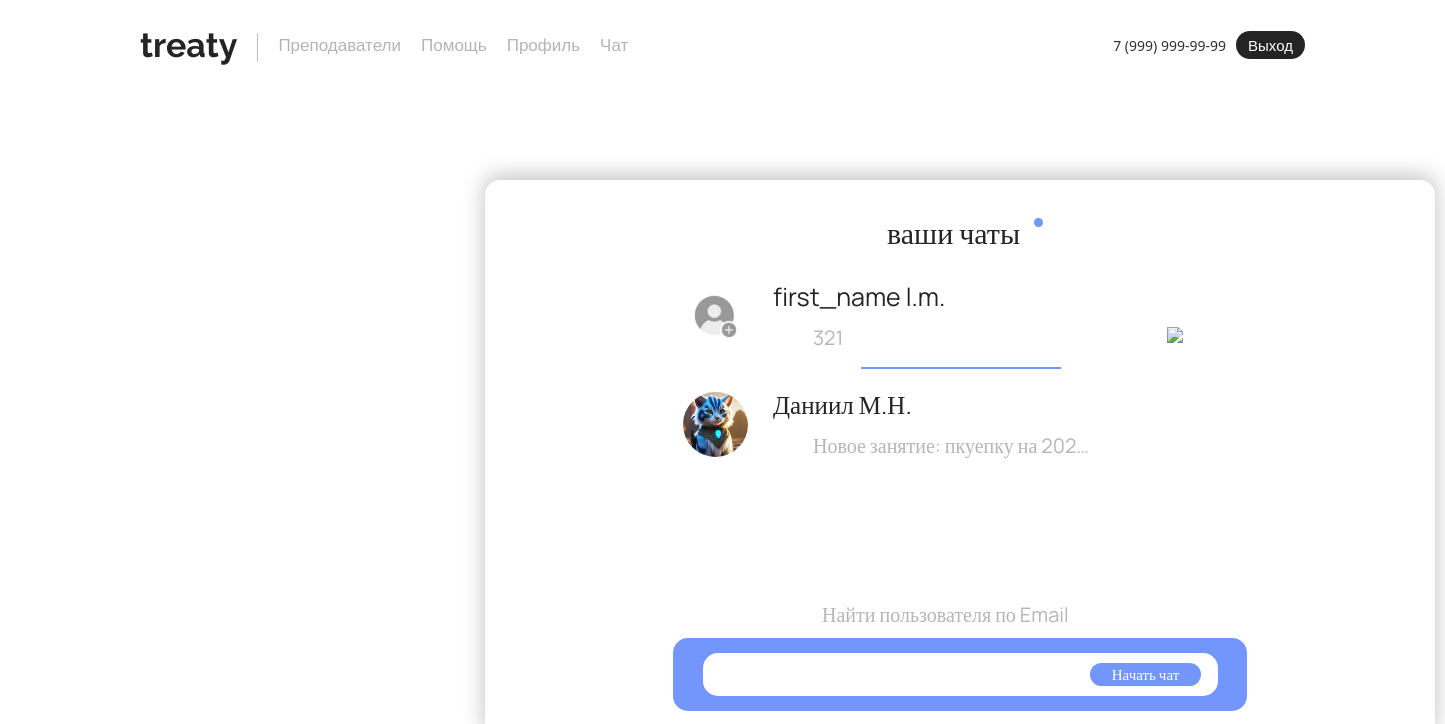
/chats/ (signed in), run on an earlier commit of the app's database.
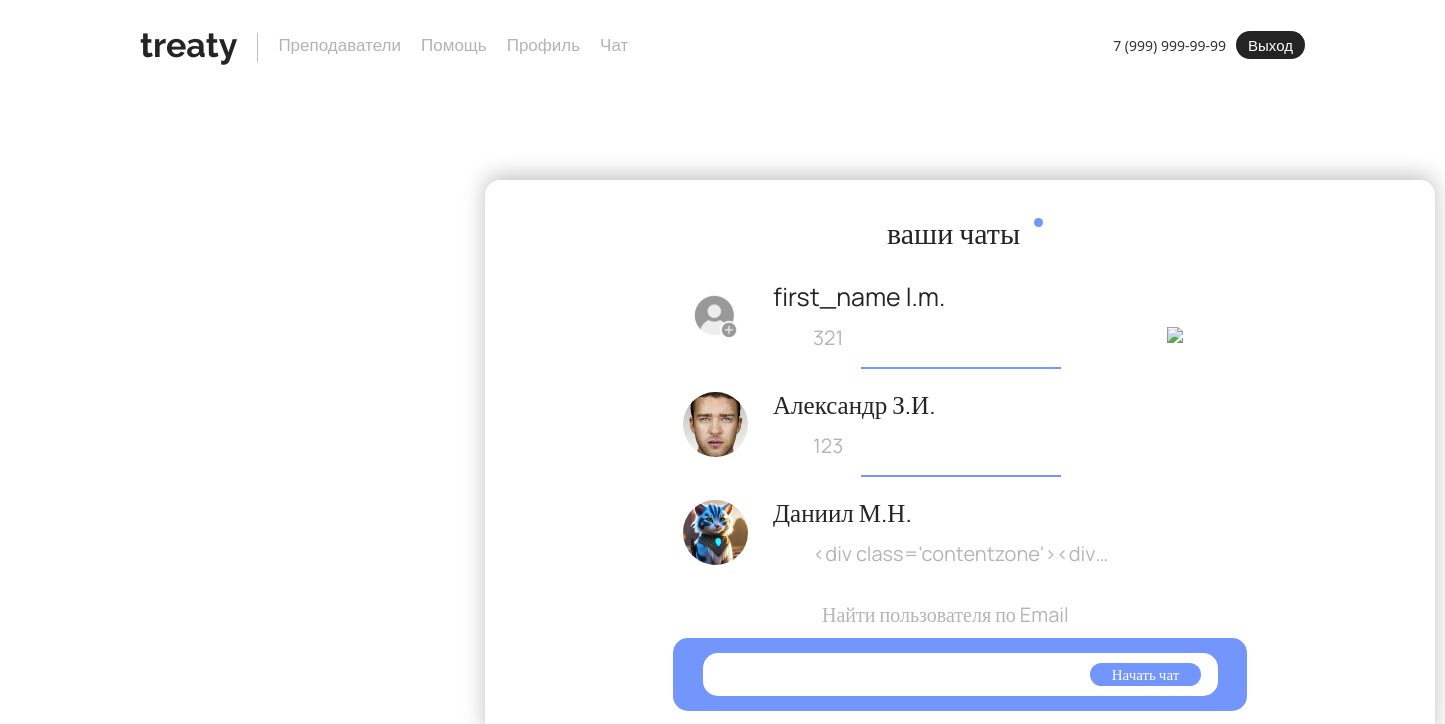
And on a later commit of the database.
### main/models.py (models this page shows, shortened)
class CustomUser(AbstractUser):
    username = None
    email = models.EmailField(unique=True)
    birthday = models.DateField(null=True, blank=True)
    phone = models.CharField(max_length=15, blank=True)
    contact = models.CharField(max_length=50, blank=True)
    last_name = models.CharField(max_length=150, blank=False)  # Фамилия
    first_name = models.CharField(max_length=150, blank=False)  # Имя
    middle_name = models.CharField(max_length=150, blank=False)  # Отчество
    avatar = models.ImageField(upload_to='avatars/', null=True, blank=True)
    is_active = models.BooleanField(default=True)
    is_staff = models.BooleanField(default=False)
    is_superuser = models.BooleanField(default=False)
    date_joined = models.DateTimeField(default=timezone.now)
    USERNAME_FIELD = 'email'
    REQUIRED_FIELDS = []
    objects = CustomUserManager()
    def get_display_name(self):
        return f"{self.first_name} {self.last_name[0]}.{self.middle_name[0]}."

### chat/models.py (models this page shows, shortened)
class Message(models.Model):
    sender = models.ForeignKey(CustomUser, on_delete=models.CASCADE, related_name="sent_messages")
    receiver = models.ForeignKey(CustomUser, on_delete=models.CASCADE, related_name="received_messages")
    content = models.TextField()
    timestamp = models.DateTimeField(auto_now_add=True)
    image = models.ImageField(upload_to="message_images/", null=True, blank=True)
    video = models.FileField(upload_to="message_videos/", null=True, blank=True)

### chat/views.py (the view, shortened to what this page needs)
# urls.py: path("", views.chat_list_view, name="chat_list"),
@login_required
def chat_list_view(request):
    user = request.user
    existing_chats = CustomUser.objects.filter(
        Q(sent_messages__receiver=user) | Q(received_messages__sender=user)
    ).distinct()
    chat_data = []
    for chat_user in existing_chats:
        last_message = Message.objects.filter(
            Q(sender=user, receiver=chat_user) | Q(sender=chat_user, receiver=user)
        ).order_by("-timestamp").first()
        chat_data.append({
            'chat_user': chat_user,
            'last_message': last_message
        })
    return render(request, "main/chat_list.html", {"chat_data": chat_data})

### chat/templates/main/chat_list.html (shortened to what this page needs)
{% extends 'main/layout.html' %}
{% load static %}
{% block style %}
<link rel="stylesheet" href="{% static 'main/css/chat.css' %}">
{% endblock %}
{% block content %}
<div class="yourchatstext">ваши чаты</div>
<div class="krujok"></div>
<img src="{% static 'main/img/tree.svg' %}" class="tree2">
<div class="chat-list">
    {% for chat in chat_data %}
    <a href="{% url 'chat_view' chat.chat_user.id %}" class="chat-item">
        <p class="FIOtext">{{ chat.chat_user.get_display_name }}</p>
        <img src="{% if chat.chat_user.avatar %}{{ chat.chat_user.avatar.url }}{% else %}{% static 'main/img/noimageavatar.svg' %}{% endif %}"
             style="width: 65px; height: 65px; border-radius: 50%; object-fit: cover;"
             class="avatarreview">
        {% if chat.last_message %}
        <p class="last-message">{{ chat.last_message.content|truncatechars:30 }}</p>
        {% else %}
        <p class="last-message">Нет сообщений</p>
        {% endif %}
    </a>
    {% if not forloop.last %}
    <div class="chat-divider"></div>
    {% endif %}
    {% empty %}
    <div class="nochats">чатов пока нет</div>
    <div class="nochatsunder">Вы можете написать собеседнику, используя его Email</div>
    {% endfor %}
</div>
<div class="searchuser">Найти пользователя по Email</div>
<form method="post" id="chatForm">
    <button type="submit" class="startchat">Начать чат</button>
    <div class="searchrec2"><input type="email" name="email" required></div>
</form>
{% endblock %}

What changed in the data, as far as the page shows it:
now on this page (row edited): CustomUser: chat_user.get_display_name "Александр З.И.", avatar (picture), last_message.content "123"
changed CustomUser "Даниил М.Н.": last_message.content "Новое занятие: пкуепку на 202…" → "<div class='contentzone'><div…"
